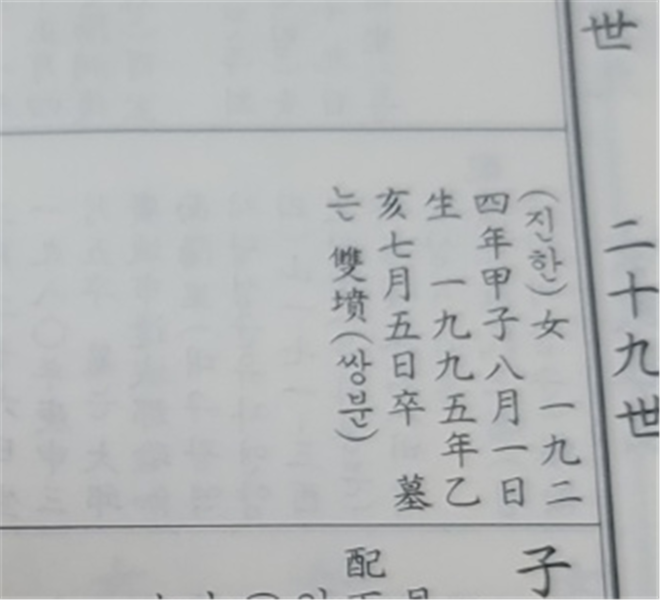
#> input picture .photo-crop-top.png, 1320 x 1200 px (shown at 1/2 size); its folder holds only this picture in this run
$ python -i claude_read.py   (imports and definitions only)
#> lines starting #> are read from the running program, lines starting #| are printed output that depends on the picture; after the words box and inside, x2 and y2 are one past the last pixel; in counts of white or black regions, pixels touching at a corner belong together
### backend/readscan.py
# -*- coding: utf-8 -*-
"""Read a photographed 족보 page into proposed people.

The page is set in columns read right to left, divided into horizontal bands
with one generation to a band. An entry opens with 子 or 女 for a child of the
line, or 配 for someone who married into it, and carries a birth date written
with its sexagenary year beside it — which is used here as a check on the
reading rather than as decoration, since a year and its 간지 have to agree.

Nothing here writes to the record. It proposes lines for a person to correct.
"""
import re

_engine = None
_convert = None


# [40 lines left out: functions available, _reader, not called in this run]


_korean_engine = None
HANGUL = re.compile(r'[가-힣]')


# [20 lines left out: function _korean, not called in this run]


def _hangul_share(text):
    letters = [char for char in text if not char.isspace() and char not in '()（）']
    return sum(1 for char in letters if HANGUL.match(char)) / len(letters) if letters else 0.0


BRACKETS = re.compile(r'[（(]([^（(）)]*)([）)]?)')


# [94 lines left out: functions _merged, _with_hangul, _traditional, not called in this run]


DIGITS = {'〇': 0, '零': 0, 'O': 0, 'o': 0, '○': 0, '一': 1, '二': 2, '三': 3, '四': 4,
          '五': 5, '六': 6, '七': 7, '八': 8, '九': 9}
for _n in range(10):
    DIGITS[str(_n)] = _n
#> in _pictures, page is the input picture: PIL image 1320x1200 RGBA; mean R, G, B, A 181.1, 183.5, 184.4, 254.3
STEMS = '甲乙丙丁戊己庚辛壬癸'
BRANCHES = '子丑寅卯辰巳午未申酉戌亥'
# The reader mistakes these for the stem or branch they look like: 己亥 comes
# back as 已亥, 戊申 as 戊中. Which one is meant depends on the place it stands.
STEM_LOOKALIKE = {'已': '己', '巳': '己', '戌': '戊', '戍': '戊'}
BRANCH_LOOKALIKE = {'中': '申', '已': '巳', '己': '巳', '戍': '戌', '成': '戌', '戊': '戌', '干': '午'}
# Months the page names rather than numbers.
NAMED_MONTHS = {'正': 1, '至': 11, '臘': 12}


# [29 lines left out: functions _year, _small, not called in this run]


def ganji(year):
    return STEMS[(year - 4) % 10] + BRANCHES[(year - 4) % 12]


# [5 lines left out: function _cycle, not called in this run]


NUMBER = '〇零○Oo0-9一二三四五六七八九十廿卅'
CYCLE = STEMS + BRANCHES + ''.join(STEM_LOOKALIKE) + ''.join(BRANCH_LOOKALIKE)
MONTH = r'(?:[%s]{1,3}|[%s])' % (NUMBER, ''.join(NAMED_MONTHS))
# 日 is sometimes left out before 卒 (三月五卒), so a day stands either on 日 or
# on the 生 or 卒 that follows it directly.
DAY = r'([%s]{1,3})\s*(?:日\s*(生|卒)?|(生|卒))' % NUMBER
DATE = re.compile(r'([%s]{4})\s*年\s*([%s]{2})?\s*(%s)\s*月\s*%s' % (NUMBER, CYCLE, MONTH, DAY))
# A date without a year: the day a spouse is remembered on (忌 九月十九日), or a
# birth given by month and day alone.
# 忌는 comes back as 忌二, 忌一, 忌雲, 忌亡, 忌乞, 忌六 or 忌匕, since the reader has
# no hangul.
YEARLESS = re.compile(r'(忌|生)?\s*(?:[는二一雲亡乞六匕])?\s*(%s)\s*月\s*%s' % (MONTH, DAY))


# [86 lines left out: functions _dates, _yearless, _numeral, rules, not called in this run]


def _curves(ink, x0, x1, span, scale):
    """The rules across [x0, x1), each followed as far as it runs unbroken.

    A photo of an open book bends every rule, and more toward the spine; a thin
    rule printed pale breaks into short runs wherever it tilts. Each run is taken
    on its own and joined to the next where it carries on almost without a gap,
    as a rule does and the strokes of a line of characters, broken by the blank
    between columns, do not. Characters sitting on a rule join it, so a run is
    allowed some height. What is found is a curve: a gentle bow, not a line.
    """
    import cv2
    import numpy
    part = ink[:, x0:x1]
    length = max(20, scale // 60)
    opened = cv2.morphologyEx(part, cv2.MORPH_OPEN, cv2.getStructuringElement(cv2.MORPH_RECT, (length, 1)))
    count, labels, stats, _ = cv2.connectedComponentsWithStats(opened)
    runs = []
    for label in range(1, count):
        x, y, w, h = stats[label][:4]
        if w < length * 1.2 or h > w:
            continue
        ys, xs = numpy.nonzero(labels[y:y + h, x:x + w] == label)
        # A rule that the last characters of many columns stand on runs into
        # them, and the whole is too tall to be a rule. The rule is the one
        # stroke found at every x, so the middle height at each x follows it
        # and the characters, found at some x only, fall away.
        if h > scale * 0.04:
            order = numpy.argsort(xs, kind='stable')
            xs, ys = xs[order], ys[order]
            cuts = numpy.flatnonzero(numpy.diff(xs)) + 1
            columns = numpy.split(ys, cuts)
            xs = numpy.array([xs[0]] + [xs[cut] for cut in cuts])
            ys = numpy.array([numpy.median(column) for column in columns])
            # Where characters hold most of a column the middle is theirs, not
            # the rule's: keep the stretch that lies along one line.
            base = numpy.median(ys)
            keep = numpy.abs(ys - base) < scale * 0.01
            if keep.sum() < length:
                continue
            xs, ys = xs[keep], ys[keep]
        xs, ys = xs + x + x0, ys + y
        left, right = xs < xs.min() + 20, xs > xs.max() - 20
        runs.append({'x0': int(xs.min()), 'x1': int(xs.max()), 'xs': xs, 'ys': ys,
                     'left': float(numpy.median(ys[left])), 'right': float(numpy.median(ys[right]))})
    runs.sort(key=lambda run: run['x0'])
    gap, rise = scale / 120, scale / 257
    chains = []
    for run in runs:
        best = None
        for chain in chains:
            last = chain[-1]
            apart = run['x0'] - last['x1']
            if not -40 < apart < gap:
                continue
            slope = (last['right'] - last['left']) / max(1, last['x1'] - last['x0'])
            miss = abs(last['right'] + slope * apart - run['left'])
            if miss < rise and (best is None or miss < best[0]):
                best = (miss, chain)
        if best:
            best[1].append(run)
        else:
            chains.append([run])
    found = []
    for chain in chains:
        start, stop = chain[0]['x0'], max(run['x1'] for run in chain)
        if stop - start < (x1 - x0) * span:
            continue
        xs = numpy.concatenate([run['xs'] for run in chain])
        ys = numpy.concatenate([run['ys'] for run in chain])
        fit = numpy.polyfit(xs, ys, 2 if stop - start > scale * 0.1 else 1)
        found.append({'fit': [float(value) for value in fit], 'x0': int(start), 'x1': int(stop)})
    return found


def _y(line, x):
    """The height of a rule at x."""
    if 'fit' in line:
        value = 0.0
        for coefficient in line['fit']:
            value = value * x + coefficient
        return value
    return line['base'] + line['slope'] * x


def pages(image):
    """The page or pages in the photo, each with the rules that cross it.

    A book photographed open shows two pages whose rules stand at different
    heights, since the paper curls toward the spine. Taken together their bands
    run into one another, so the spread is cut at the gutter, where no rule
    crosses, and each page keeps its own. A page too little of which is in the
    photo to show a rule of its own is read by its neighbour's.
    """
    try:
        import cv2
        import numpy
    except Exception:
        return []
    gray = cv2.cvtColor(numpy.asarray(image), cv2.COLOR_RGB2GRAY)
    width = gray.shape[1]
    ink = cv2.adaptiveThreshold(gray, 255, cv2.ADAPTIVE_THRESH_MEAN_C, cv2.THRESH_BINARY_INV, 31, 10)
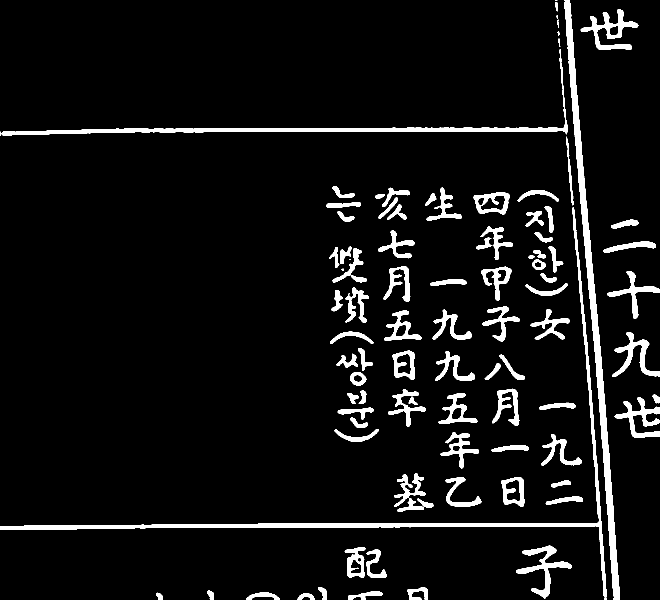
#> ink: shape (1200, 1320) (shown at 1/2 size); 6.5% white; 96 white regions (7 under 20 px), largest, box (x1, y1, x2, y2) and area: (1128, 0, 1240, 1200) 14464, (0, 414, 1214, 1200) 13451, (3, 98, 1135, 271) 8816
    # Thickened upward, so a rule tilted by the curl stays one run of ink.
    ink = cv2.dilate(ink, cv2.getStructuringElement(cv2.MORPH_RECT, (1, 11)))
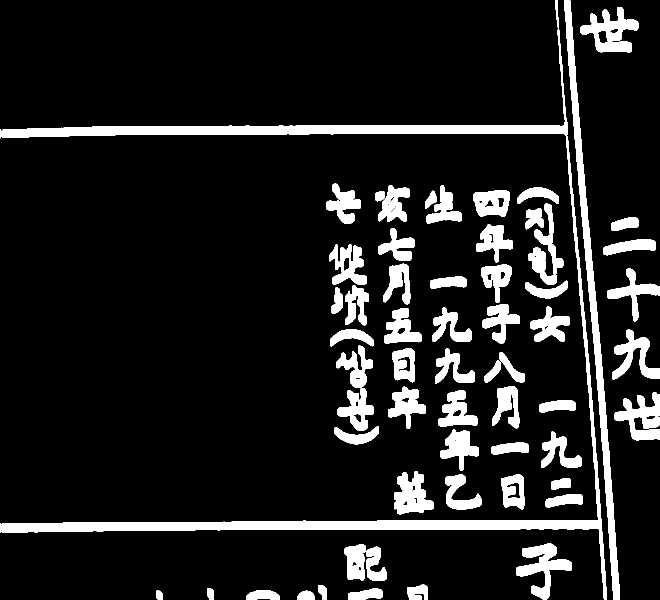
#> ink: shape (1200, 1320) (shown at 1/2 size); 11.8% white; 62 white regions, largest, box (x1, y1, x2, y2) and area: (0, 0, 1214, 1200) 47407, (1128, 0, 1240, 1200) 15480, (1161, 14, 1277, 105) 5105
    covered = numpy.zeros(width, int)
    for line in _curves(ink, 0, width, 0.15, width):
#> in _curves, `length = max(20, scale // 60)`: length = 22
#> (the rest of the program and of its run is left out)
